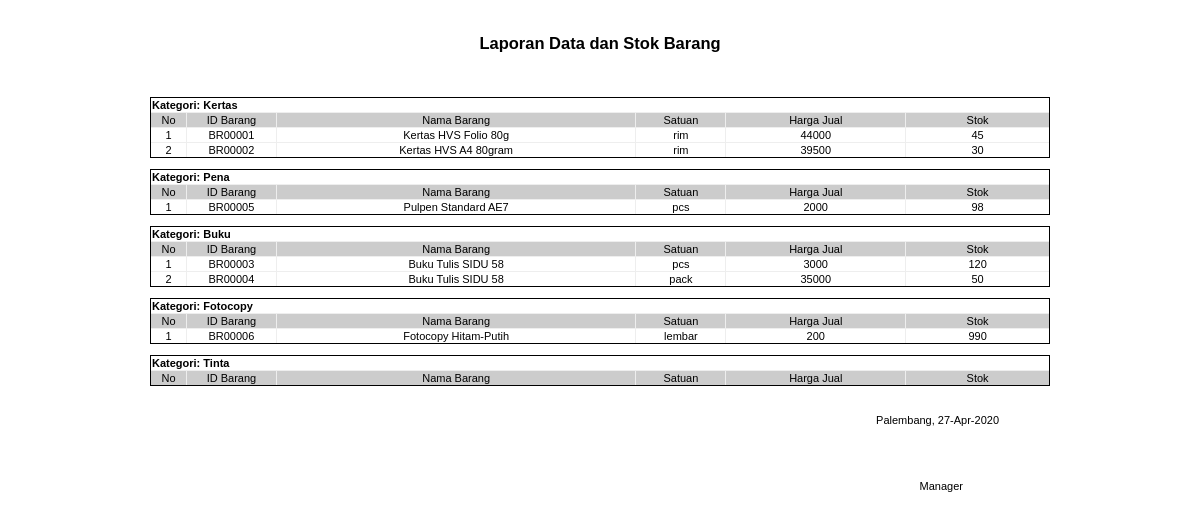
The app's page /page/laporan/laporanBarang.php, older data.
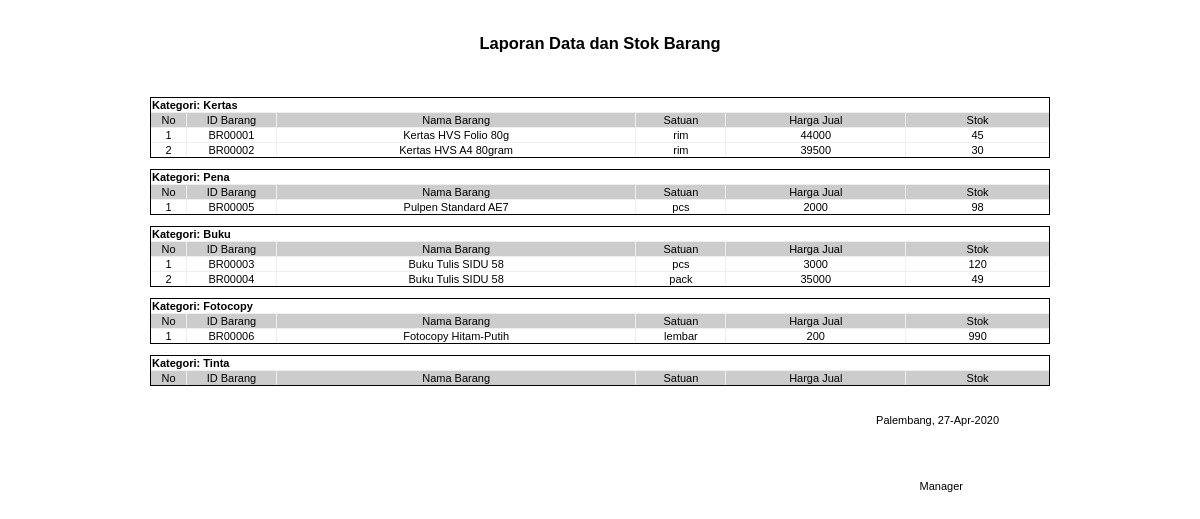
The same page, newer data.
### tables this page shows
CREATE TABLE `barang` (
  `id_barang` varchar(9) NOT NULL,
  `id_kategori` int(11) NOT NULL,
  `nama_brg` varchar(20) NOT NULL,
  `stok` int(11) NOT NULL,
  `satuan` varchar(9) NOT NULL,
  `harga` int(11) NOT NULL
);

### page/laporan/laporanBarang.php (the view, shortened to what this page needs)
<?php
    include "../../koneksi.php";
?>
<!DOCTYPE html>
<html lang="en">
<head>
    <link rel="stylesheet" href="../../css/myLaporanCSS.css"/>
</head>
<body onload="window.print()">
<div id="laporan">
<table border="0" align="center" style="width:800px; border:none;margin-top:5px;margin-bottom:0px;">
<tr>
    <td colspan="2" style="width:800px"><center><h2 style="margin-bottom:0px">Laporan Data dan Stok Barang</h2></center><br/></td>
</tr>
</table>
<table border="1" align="center" style="width:900px;margin-bottom:20px;">
<?php
    $que = mysqli_query($conn, 'SELECT * FROM `kategori` WHERE 1');
    while ($rowKat = mysqli_fetch_array($que, MYSQLI_ASSOC)){
        $idkat = $rowKat['id_kategori'];
        $nmkat = $rowKat['kategori'];
        $sql = "SELECT `id_barang`,`nama_brg`,`stok`,`satuan`,`harga` FROM `barang`
                INNER JOIN kategori ON kategori.id_kategori = barang.id_kategori
                WHERE barang.id_kategori = '$idkat'";
        $query = mysqli_query($conn, $sql) or die (mysqli_error());
        echo "</table><br>";
        echo "<table align='center' width='900px;' border='1'>";
        echo "<tr><td colspan='6'><b>Kategori: $nmkat</b></td> </tr>";
        echo "<tr style='background-color:#ccc;'>
            <td width='4%' align='center'>No</td>
            <td width='10%' align='center'>ID Barang</td>
            <td width='40%' align='center'>Nama Barang</td>
            <td width='10%' align='center'>Satuan</td>
            <td width='20%' align='center'>Harga Jual</td>
            <td width='30%' align='center'>Stok</td>
            </tr>";
        $count = 1;
        while ($data = mysqli_fetch_array($query, MYSQLI_ASSOC)){
            $id_barang = $data['id_barang'];
            $nama_brg = $data['nama_brg'];
            $stok = $data['stok'];
            $satuan = $data['satuan'];
            $harga = $data['harga'];
            echo "<tr style='background-color:#fff;'>
            <td width='4%' align='center'>$count</td>
            <td width='10%' align='center'>$id_barang</td>
            <td width='40%' align='center'>$nama_brg</td>
            <td width='10%' align='center'>$satuan</td>
            <td width='20%' align='center'>$harga</td>
            <td width='30%' align='center'>$stok</td>
            </tr>";
            $count++;
        }
    }
?>
</table>
<table align="center" style="width:800px; border:none;margin-top:5px;margin-bottom:20px;">
    <tr>
        <td></td>
</table>
<table align="center" style="width:800px; border:none;margin-top:5px;margin-bottom:20px;">
    <tr>
        <td align="right">Palembang, <?php echo date('d-M-Y')?></td>
    </tr>
    <tr>
        <td align="right"></td>
    </tr>
    <tr>
    <td><br/><br/><br/><br/></td>
    </tr>
    <tr>
        <td align="right" style="padding-right:37px">Manager</td>
    </tr>
    <tr>
        <td align="center"></td>
    </tr>
</div>
</body>
</html>

Row changes from the older to the newer data that the page shows:
changed barang "BR00004": stok "50" → "49"
